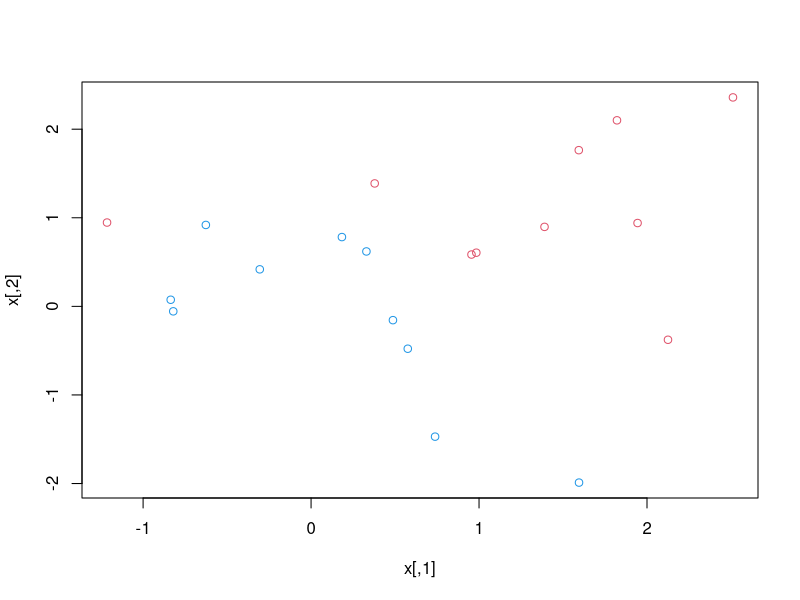
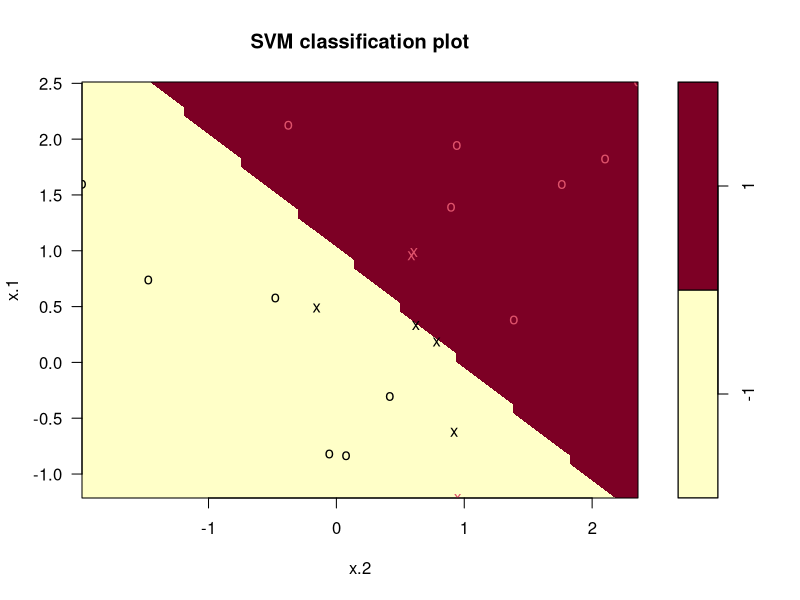
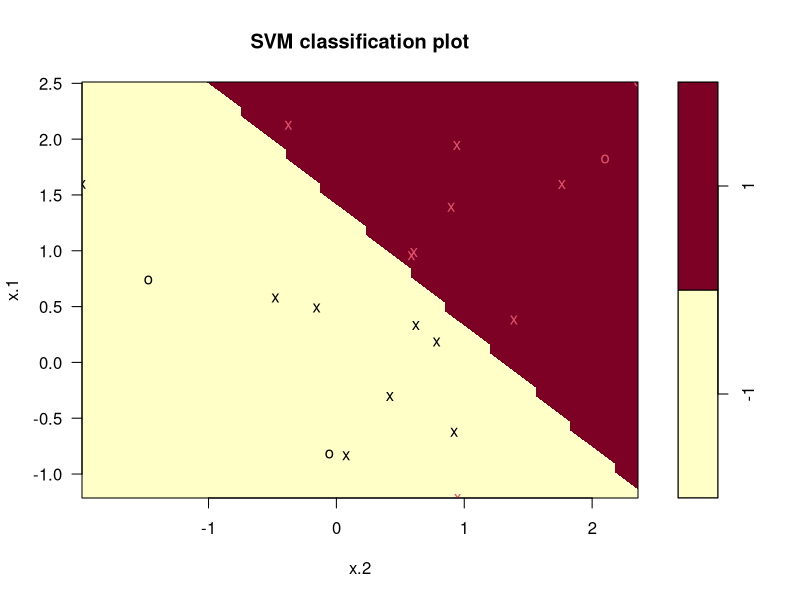
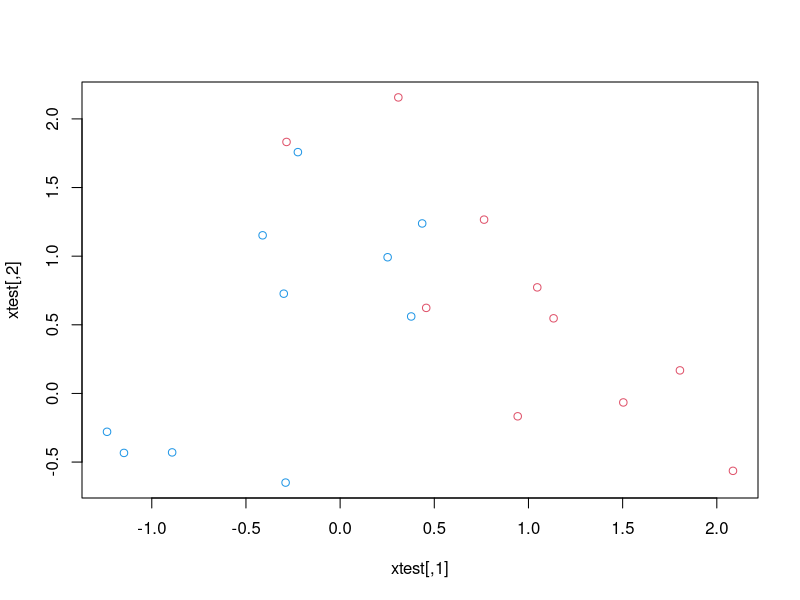
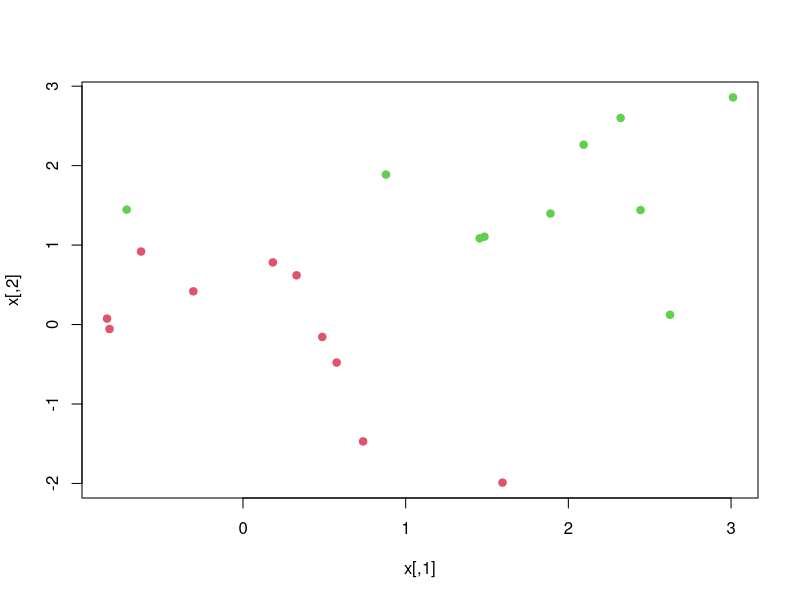
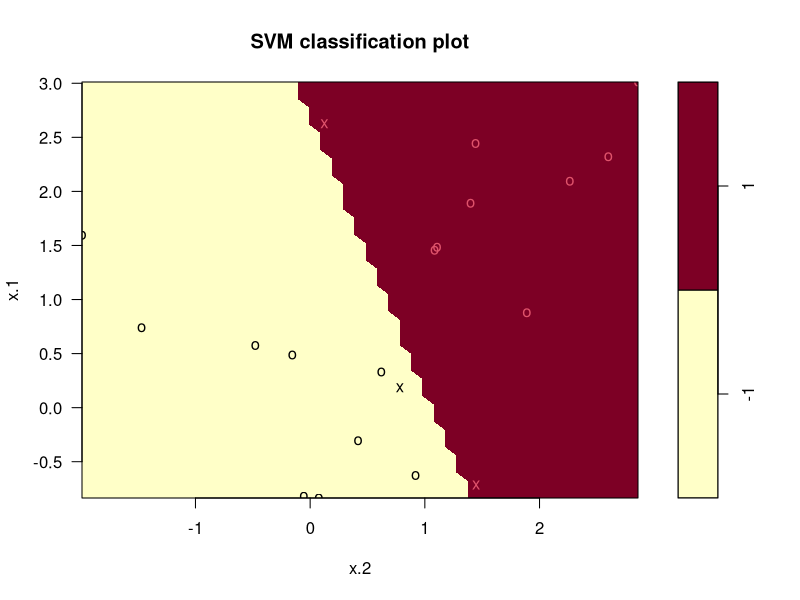
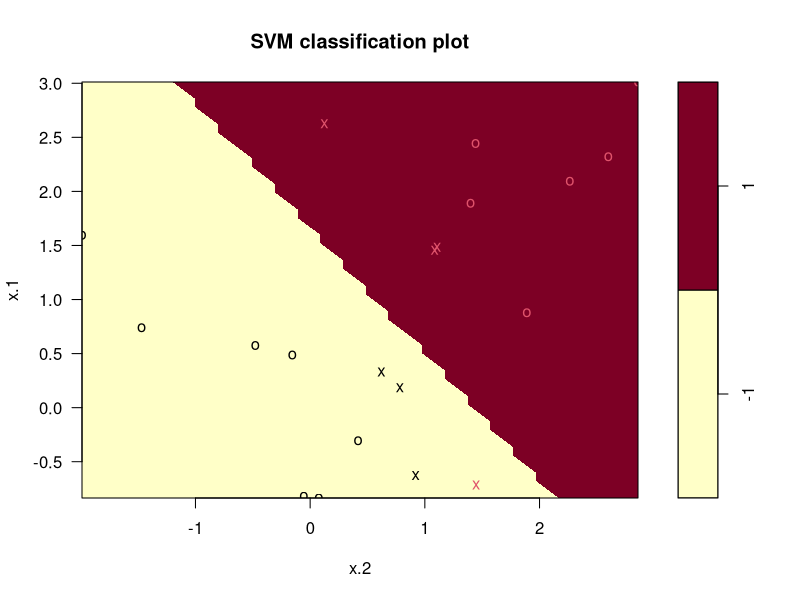

The R script that drew these images, in order:
set.seed(1)
x=matrix(rnorm(20*2),ncol=2)
y=c(rep(-1,10),rep(1,10))
x[y==1,]=x[y==1,]+1
plot(x,col=(3-y)) #3-y chooses color

dat=data.frame(x=x, y=as.factor(y))
library(e1071)
svmfit=svm(y~.,data=dat,kernel="linear",cost=10,scale=F)
plot(svmfit,dat)
summary(svmfit)

svmfit=svm(y~., data=dat, kernel="linear",cost=0.1,scale=F)
plot(svmfit,dat)
svmfit$index

set.seed(1)
tune.out= tune(svm,y~.,data=dat, kernel="linear", ranges=list(cost=c(0.001,0.01,0.1,1,5,10,100)))
summary(tune.out)
bestmod=tune.out$best.model
summary(bestmod)

xtest=matrix(rnorm(20*2), ncol=2)
ytest=sample(c(-1,1),20,rep=T)
xtest[y==1,]=xtest[y==1,]+1
testdat=data.frame(x=xtest, y=as.factor(ytest))
plot(xtest,col=3-y)

ypred=predict(bestmod,testdat)
table(predict=ypred, truth=testdat$y)


svmfit=svm(y~., data=dat, kernel="linear",cost=0.01,scale=F)
ypred=predict(svmfit,testdat)
table(predict=ypred, truth=testdat$y)


x[y==1, ]=x[y==1,]+0.5
plot(x, col=(y+5)/2, pch=19)

dat=data.frame(x=x, y=as.factor(y))
svmfit=svm(y~., data=dat, kernel="linear",cost=1e5,scale=F)
summary(svmfit)
plot(svmfit,dat)

svmfit=svm(y~., data=dat, kernel="linear",cost=1,scale=F)
summary(svmfit)
plot(svmfit,dat)
